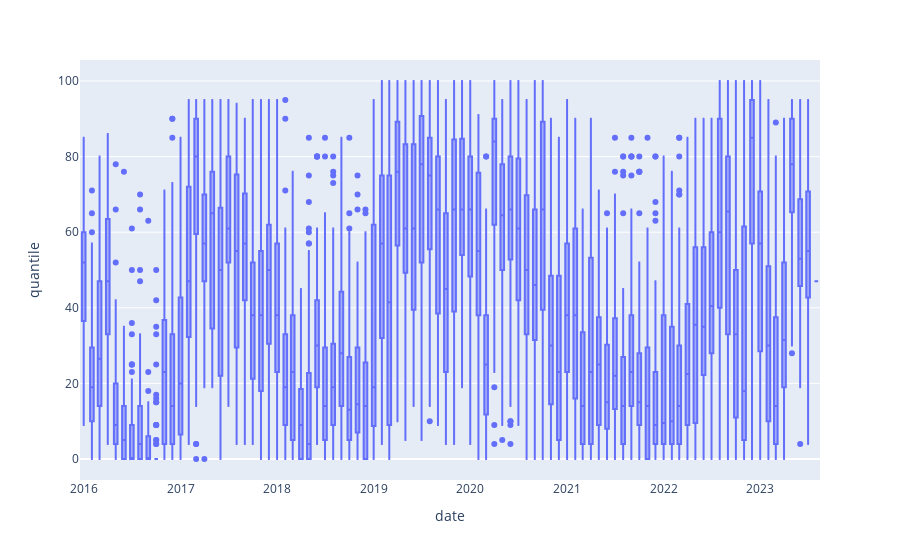

Write notebook code for a chart like this one.
### Code cell
(
    pd.DataFrame(results_before)
    .loc[lambda df: df['date'] >= '2016']
    .pipe(lambda df: (
        px.box(df, x='date', y='quantile')
    ))
)

### Figure 1 — Plotly figure (JSON) as saved in the notebook; plotly's stock layout.template omitted (floating-point values rounded to 4 significant figures; data arrays with more than 128 entries replaced by an {"elided": "..."} marker saying what was removed)
{"data": [{"alignmentgroup": "True", "hovertemplate": "date=%{x}<br>quantile=%{y}<extra></extra>", "legendgroup": "", "marker": {"color": "#636efa"}, "name": "", "notched": false, "offsetgroup": "", "orientation": "v", "showlegend": false, "type": "box", "x": {"elided": "6008 str values"}, "x0": " ", "xaxis": "x", "y": {"elided": "6008 int values"}, "y0": " ", "yaxis": "y"}], "layout": {"boxmode": "group", "legend": {"tracegroupgap": 0}, "margin": {"t": 60}, "xaxis": {"anchor": "y", "domain": [0, 1], "title": {"text": "date"}}, "yaxis": {"anchor": "x", "domain": [0, 1], "title": {"text": "quantile"}}}}
